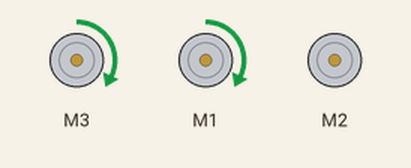
The sketch below on a simulated Arduino Uno, built with avr-gcc and run on an emulated ATmega328P. On the bench: 3 × DC motor (green arrow = forward, orange = backward, longer = faster).

Above: at 2.5 s.
At 6.0 s:
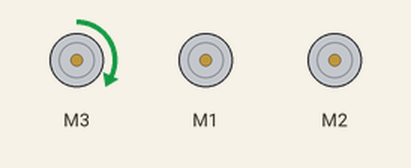
At 8.1 s:
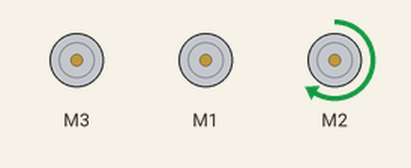
At 10.1 s:
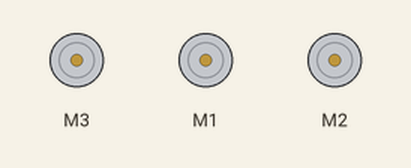
Timing chart, 0 to 14.4 s (numbered marks = the images above):
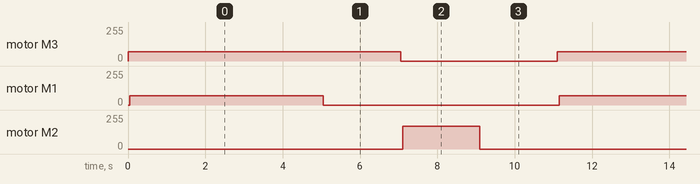

The sketch:

air_and_light.ino
```cpp
#include <Wire.h>
#include <Adafruit_MotorShield.h>
#include "utility/Adafruit_MS_PWMServoDriver.h"

Adafruit_MotorShield AFMS = Adafruit_MotorShield();

Adafruit_DCMotor *myMotor = AFMS.getMotor(1);
Adafruit_DCMotor *myOtherMotor = AFMS.getMotor(2);
Adafruit_DCMotor *myThirdMotor = AFMS.getMotor(3);

void setup() {
{
  AFMS.begin();


}


}

void loop() {


  myThirdMotor->setSpeed(70);
  myThirdMotor->run(FORWARD);
  delay(50);

  myMotor->setSpeed(70);
  myMotor->run(FORWARD);
  delay(5000);
  myMotor->run(RELEASE);
  delay(2000);

   myThirdMotor->run(RELEASE);
  delay(50);

  myOtherMotor->setSpeed(170);
  myOtherMotor->run(FORWARD);
  delay(2000);
  myOtherMotor->setSpeed(170);
  myOtherMotor->run(RELEASE);
  delay(2000);

}
```

Measured:
- by itself, motor M3: alternates forward 70/255 for 7.1 s and stopped for 4.1 s
- by itself, motor M1: alternates forward 70/255 for 5.0 s and stopped for 6.1 s
- by itself, motor M2: alternates forward 170/255 for 2.0 s and stopped for 9.1 s
